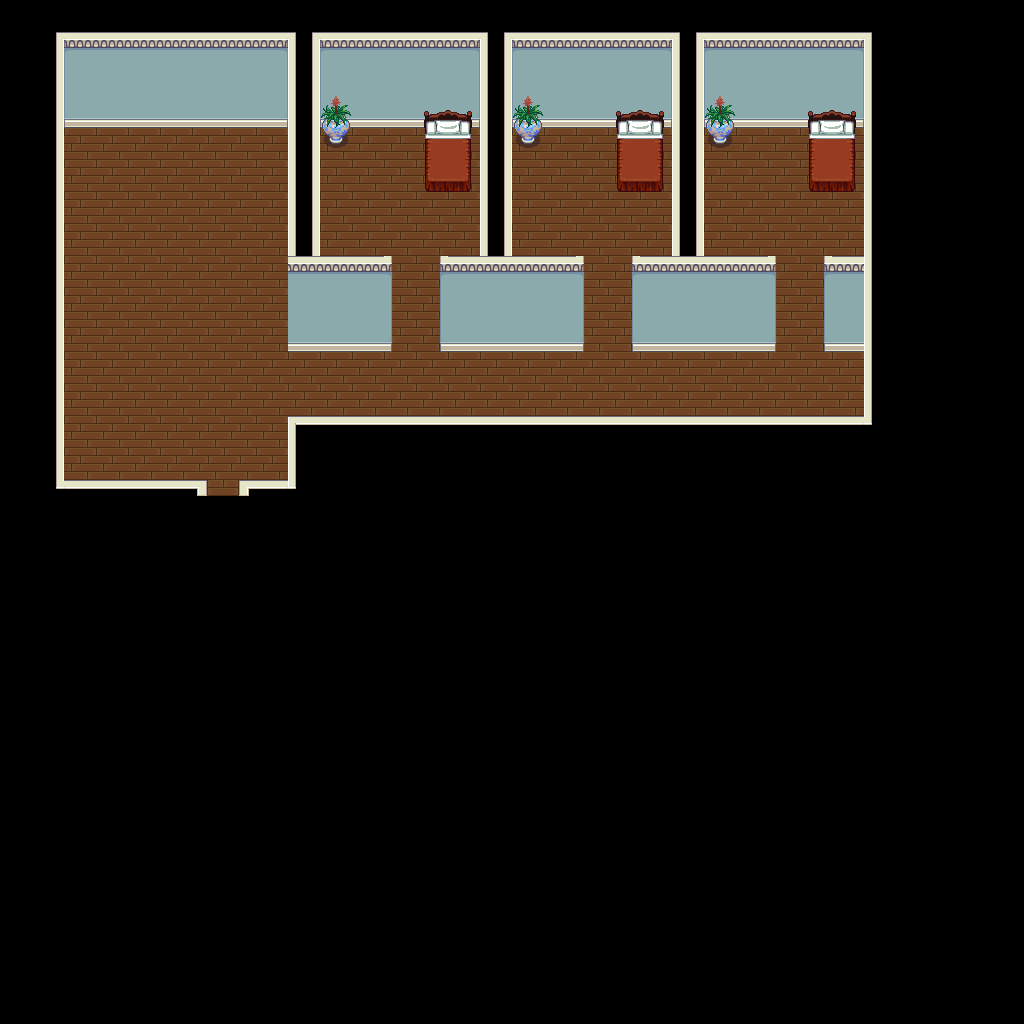

This is a level from a 2D game, rendered from its Tiled map with the project's own tilesets. A one-line summary and the map file follow, with tile-layer data summarised:
An orthogonal 32x32 tile map with 32x32 px tiles, 4 tile layers (base_layer, walls_a, walls_b, objects).

<map version="1.0" orientation="orthogonal" width="32" height="32" tilewidth="32" tileheight="32">
 <tileset firstgid="1" source="../../gamesprites/inside.tsx" />
 <layer name="base_layer" width="32" height="32">
  <data>[1024 cells, 193 non-empty, 3 distinct tile ids]</data>
 </layer>
 <layer name="walls_a" width="32" height="32">
  <data>[1024 cells, 193 non-empty, 24 distinct tile ids]</data>
 </layer>
 <layer name="walls_b" width="32" height="32">
  <data>[1024 cells, 24 non-empty, 5 distinct tile ids]</data>
 </layer>
 <layer name="objects" width="32" height="32">
  <data>[1024 cells, 24 non-empty, 8 distinct tile ids]</data>
 </layer>
</map>
